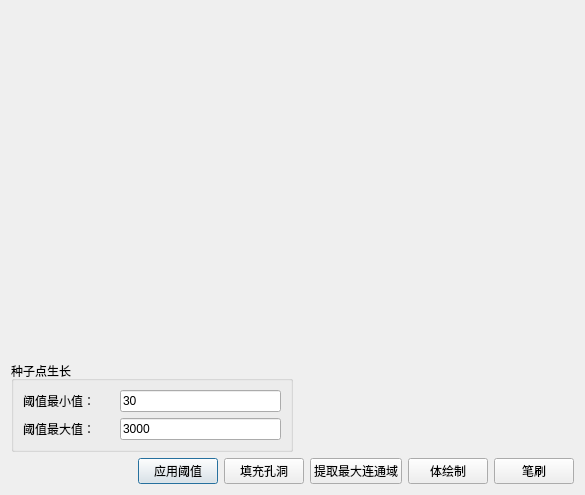
<?xml version="1.0" encoding="UTF-8"?>
<ui version="4.0">
 <class>RegisterSegmentDialog</class>
 <widget class="QDialog" name="RegisterSegmentDialog">
  <property name="geometry">
   <rect>
    <x>0</x>
    <y>0</y>
    <width>585</width>
    <height>495</height>
   </rect>
  </property>
  <property name="windowTitle">
   <string>图像处理</string>
  </property>
  <layout class="QVBoxLayout" name="verticalLayout">
   <item>
    <widget class="vtkSegmentViewWidget" name="widget_preview" native="true">
     <property name="sizePolicy">
      <sizepolicy hsizetype="Preferred" vsizetype="Expanding">
       <horstretch>0</horstretch>
       <verstretch>0</verstretch>
      </sizepolicy>
     </property>
    </widget>
   </item>
   <item>
    <layout class="QHBoxLayout" name="horizontalLayout_2">
     <item>
      <widget class="QGroupBox" name="groupBox">
       <property name="title">
        <string>种子点生长</string>
       </property>
       <layout class="QGridLayout" name="gridLayout">
        <item row="1" column="0" colspan="3">
         <widget class="QLabel" name="label_2">
          <property name="text">
           <string>阈值最大值：</string>
          </property>
         </widget>
        </item>
        <item row="0" column="1">
         <widget class="QLabel" name="label">
          <property name="text">
           <string/>
          </property>
         </widget>
        </item>
        <item row="0" column="3">
         <widget class="QLineEdit" name="lineEdit_thresholdMin">
          <property name="text">
           <string>30</string>
          </property>
         </widget>
        </item>
        <item row="1" column="3">
         <widget class="QLineEdit" name="lineEdit_thresholdMax">
          <property name="text">
           <string>3000</string>
          </property>
         </widget>
        </item>
        <item row="0" column="0">
         <widget class="QLabel" name="label_3">
          <property name="text">
           <string>阈值最小值：</string>
          </property>
         </widget>
        </item>
       </layout>
      </widget>
     </item>
     <item>
      <spacer name="horizontalSpacer_4">
       <property name="orientation">
        <enum>Qt::Horizontal</enum>
       </property>
       <property name="sizeHint" stdset="0">
        <size>
         <width>40</width>
         <height>20</height>
        </size>
       </property>
      </spacer>
     </item>
    </layout>
   </item>
   <item>
    <layout class="QHBoxLayout" name="horizontalLayout">
     <item>
      <spacer name="horizontalSpacer_2">
       <property name="orientation">
        <enum>Qt::Horizontal</enum>
       </property>
       <property name="sizeHint" stdset="0">
        <size>
         <width>40</width>
         <height>20</height>
        </size>
       </property>
      </spacer>
     </item>
     <item>
      <widget class="QPushButton" name="pushButton_apply">
       <property name="text">
        <string>应用阈值</string>
       </property>
      </widget>
     </item>
     <item>
      <widget class="QPushButton" name="pushButton_fillhole">
       <property name="text">
        <string>填充孔洞</string>
       </property>
      </widget>
     </item>
     <item>
      <widget class="QPushButton" name="pushButton_largestRegion">
       <property name="text">
        <string>提取最大连通域</string>
       </property>
      </widget>
     </item>
     <item>
      <widget class="QPushButton" name="pushButton_volumeRendering">
       <property name="text">
        <string>体绘制</string>
       </property>
      </widget>
     </item>
     <item>
      <widget class="QPushButton" name="pushButton_brush">
       <property name="text">
        <string>笔刷</string>
       </property>
      </widget>
     </item>
    </layout>
   </item>
  </layout>
 </widget>
 <customwidgets>
  <customwidget>
   <class>vtkSegmentViewWidget</class>
   <extends>QWidget</extends>
   <header>vtksegmentviewwidget.h</header>
   <container>1</container>
  </customwidget>
 </customwidgets>
 <resources/>
 <connections/>
</ui>
